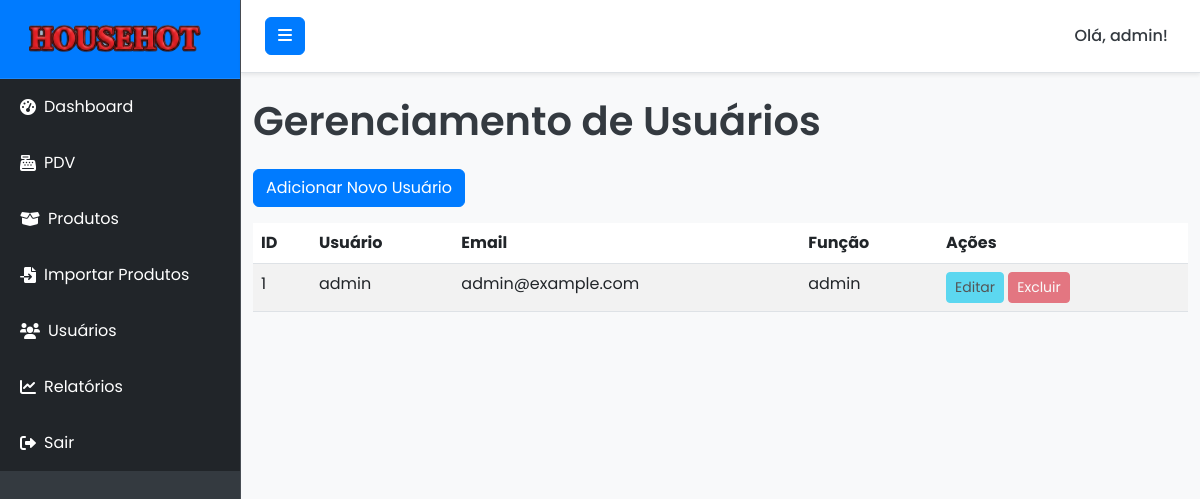
Page /users (signed in) on the earlier database version.
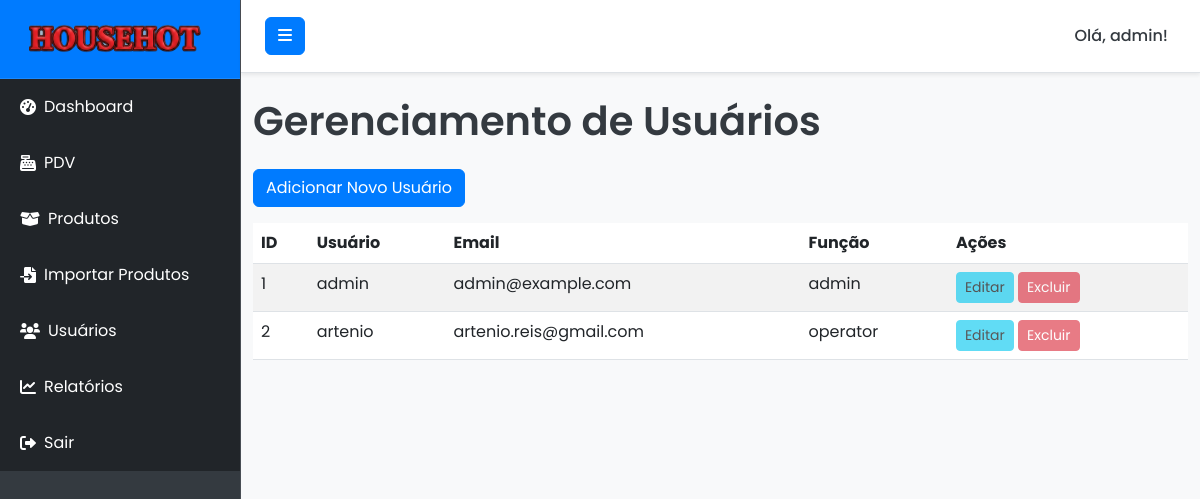
Same page on the later database version.
### models.py (models this page shows, shortened)
class User(db.Model, UserMixin):
    id = db.Column(db.Integer, primary_key=True)
    username = db.Column(db.String(64), unique=True, nullable=False)
    email = db.Column(db.String(120), unique=True, nullable=False)
    password_hash = db.Column(db.String(128))
    role = db.Column(db.String(20), default='user') # 'admin' ou 'user'
    sales = db.relationship('Sale', backref='user', lazy=True) # Relacionamento com vendas
    def is_admin(self):
        return self.role == 'admin'

### routes.py (the view)
@main_bp.route('/users')
@admin_required
def users():
    from models import User
    users = User.query.all()
    return render_template('users.html', users=users)

### app.py (called while the page is built)
def create_app():
    app = Flask(__name__, instance_relative_config=True)
    app.config.from_object('config.Config')
    try:
        app.config.from_pyfile('config.py')
    except FileNotFoundError:
        pass
    db.init_app(app)
    login_manager.init_app(app)
    migrate.init_app(app, db) # Inicializa Flask-Migrate com o app e o db
    login_manager.login_view = 'main.login'
    login_manager.login_message_category = 'info'
    login_manager.login_message = 'Por favor, faça login para acessar esta página.'
    @login_manager.user_loader
    def load_user(user_id):
        return User.query.get(int(user_id))
    app.register_blueprint(main_bp)
    return app

### routes.py (called while the page is built)
def admin_required(f):
    @wraps(f)
    @login_required
    def decorated_function(*args, **kwargs):
        from models import User
        if not current_user.is_admin():
            flash('Você não tem permissão para acessar esta página.', 'danger')
            return redirect(url_for('main.dashboard'))
        return f(*args, **kwargs)
    return decorated_function

### templates/users.html (shortened to what this page needs)
    {% extends "base.html" %}
    {% block content %}
    <h1 class="mb-4">Gerenciamento de Usuários</h1>
    <a href="{{ url_for('main.add_user') }}" class="btn btn-primary mb-3">Adicionar Novo Usuário</a>
    <table class="table table-striped table-hover">
        <thead>
            <tr>
                <th>ID</th>
                <th>Usuário</th>
                <th>Email</th>
                <th>Função</th>
                <th>Ações</th>
            </tr>
        </thead>
        <tbody>
            {% for user in users %}
            <tr>
                <td>{{ user.id }}</td>
                <td>{{ user.username }}</td>
                <td>{{ user.email }}</td>
                <td>{{ user.role }}</td>
                <td>
                    <a href="#" class="btn btn-sm btn-info disabled">Editar</a>
                    <button class="btn btn-sm btn-danger disabled">Excluir</button>
                </td>
            </tr>
            {% else %}
            <tr>
                <td colspan="5" class="text-center">Nenhum usuário cadastrado.</td>
            </tr>
            {% endfor %}
        </tbody>
    </table>
    {% endblock %}

### templates/base.html (shortened to what this page needs)
<!DOCTYPE html>
<html lang="pt-br">
<head>
    <link href="https://cdn.jsdelivr.net/npm/bootstrap@5.3.0/dist/css/bootstrap.min.css" rel="stylesheet">
    <link rel="stylesheet" href="https://cdnjs.cloudflare.com/ajax/libs/font-awesome/6.0.0-beta3/css/all.min.css">
    <link rel="stylesheet" href="{{ url_for('static', filename='css/style.css') }}">
</head>
<body>
    <div class="d-flex" id="wrapper">
        <div class="bg-dark border-right" id="sidebar-wrapper">
            <div class="sidebar-heading text-white text-center py-4 fs-4 fw-bold">
                <img src="{{ url_for('static', filename='img/logo.png') }}" alt="Logo" class="me-2" style="height: 30px;">
            </div>
            <div class="list-group list-group-flush">
                <a href="{{ url_for('main.dashboard') }}" class="list-group-item list-group-item-action bg-dark text-white">
                    <i class="fas fa-tachometer-alt me-2"></i> Dashboard
                </a>
                <a href="{{ url_for('main.pdv') }}" class="list-group-item list-group-item-action bg-dark text-white">
                    <i class="fas fa-cash-register me-2"></i> PDV
                </a>
                {% if current_user.is_authenticated and current_user.is_admin() %}
                <a href="{{ url_for('main.products') }}" class="list-group-item list-group-item-action bg-dark text-white">
                    <i class="fas fa-box-open me-2"></i> Produtos
                </a>
                <a href="{{ url_for('main.import_products') }}" class="list-group-item list-group-item-action bg-dark text-white">
                    <i class="fas fa-file-import me-2"></i> Importar Produtos
                </a>
                <a href="{{ url_for('main.users') }}" class="list-group-item list-group-item-action bg-dark text-white">
                    <i class="fas fa-users me-2"></i> Usuários
                </a>
                <a href="{{ url_for('main.reports') }}" class="list-group-item list-group-item-action bg-dark text-white">
                    <i class="fas fa-chart-line me-2"></i> Relatórios
                </a>
                {% endif %}
                <a href="{{ url_for('main.logout') }}" class="list-group-item list-group-item-action bg-dark text-white">
                    <i class="fas fa-sign-out-alt me-2"></i> Sair
                </a>
            </div>
        </div>
        <div id="page-content-wrapper">
            <nav class="navbar navbar-expand-lg navbar-light bg-light border-bottom">
                <button class="btn btn-primary" id="menu-toggle">
                    <i class="fas fa-bars"></i>
                </button>
                <div class="collapse navbar-collapse" id="navbarSupportedContent">
                    <ul class="navbar-nav ms-auto mt-2 mt-lg-0">
                        <li class="nav-item active">
                            <a class="nav-link" href="#">Olá, {{ current_user.username }}!</a>
                        </li>
                    </ul>
                </div>
            </nav>
            <div class="container-fluid py-4">
                {% block content %}{% endblock %}
            </div>
        </div>
    </div>
</body>
</html>

Differences in the rows shown:
added User: id "2", username "artenio", email "artenio.reis@gmail.com", role "operator"
